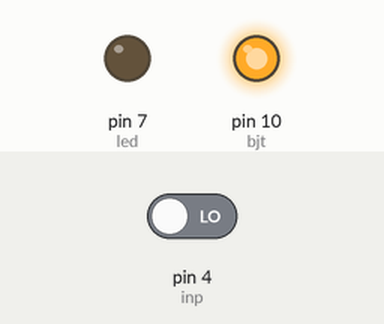
This sketch was run on a simulated Arduino Uno, built with avr-gcc and run on an emulated ATmega328P. On the bench: output pins drawn as LEDs (lit = HIGH). Inputs (shaded band) come from the test bench; at power-on: pin 4 (inp) LOW.

Above: at 0.1 s.
Timing chart, 0 to 1.6 s (numbered marks = the images above):
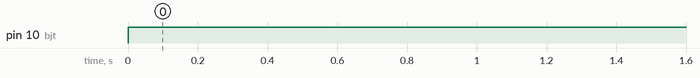

Measured:
- by itself, pin 10 (bjt): LOW → HIGH at 0.00 s

The sketch:

automatic_lighting.ino
```cpp
const int bjt = 10;
const int led = 7;
const int inp = 4;

void setup() {
  // put your setup code here, to run once:
  pinMode(bjt, OUTPUT);
  pinMode(inp, INPUT);
  pinMode(led, OUTPUT);
}

void loop() {
  // put your main code here, to run repeatedly:
  digitalWrite(bjt, HIGH);
  delay(17000);
  int state = digitalRead(inp);
  delay(1000);

  if(state == 1){
    digitalWrite(led, HIGH);
  }
  else{
    digitalWrite(led, LOW);
  }
  delay(500);
  state = 0;

}
```
